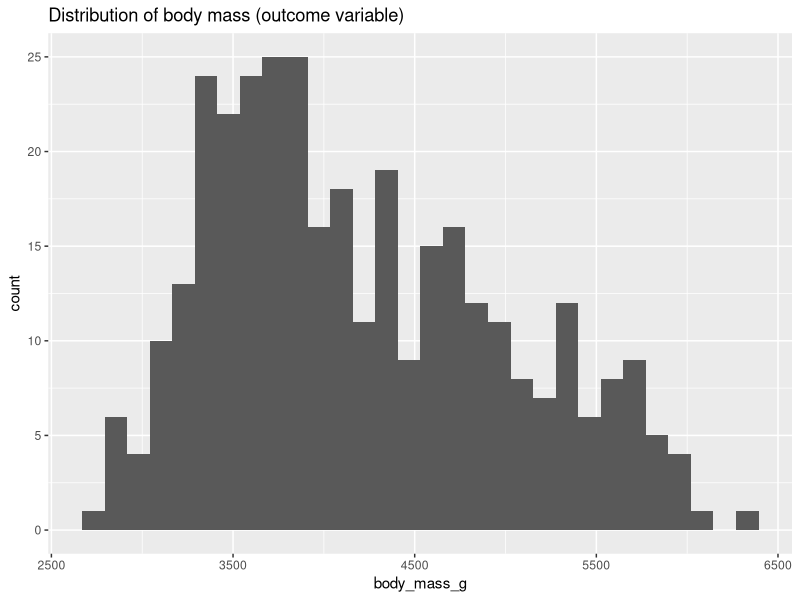
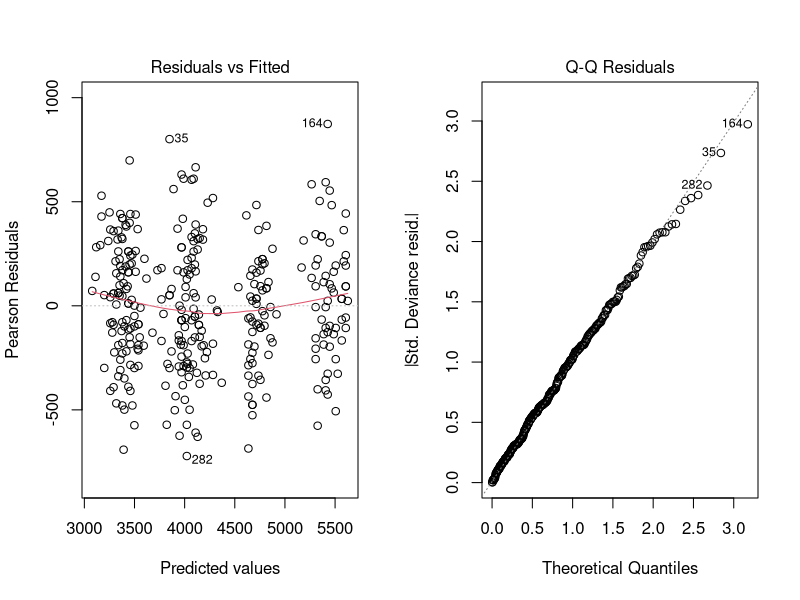

Generate these figures, in order, with R:
## ---- chunk 1
library(tidyverse)
library(palmerpenguins)
## ---- chunk 2
# We'll predict body_mass_g from flipper_length_mm
penguins %>%
  drop_na(body_mass_g) %>%
  ggplot(aes(x = body_mass_g)) +
    geom_histogram(bins = 30) +
    labs(title = "Distribution of body mass (outcome variable)")
## ---- chunk 3
penguins_clean <- penguins %>% drop_na(body_mass_g, flipper_length_mm, sex, species)

model_linear <- glm(body_mass_g ~ flipper_length_mm, data = penguins_clean)
summary(model_linear)
## ---- chunk 4
model_multi <- glm(body_mass_g ~ flipper_length_mm + species + sex, data = penguins_clean)
summary(model_multi)
## ---- chunk 5
par(mfrow = c(1, 2))
plot(model_multi, which = 1)   # Residuals vs. Fitted
plot(model_multi, which = 2)   # QQ plot
## ---- chunk 6
# Create a binary outcome: is the penguin above median mass?
median_mass <- median(penguins_clean$body_mass_g)
penguins_clean <- penguins_clean %>%
  mutate(heavy = as.integer(body_mass_g > median_mass))

table(penguins_clean$heavy)
## ---- chunk 7
model_logistic <- glm(heavy ~ flipper_length_mm + species,
                      family = binomial, data = penguins_clean)
summary(model_logistic)
## ---- chunk 8
# Convert log-odds to odds ratios
exp(coef(model_logistic))
## ---- chunk 9
# Install car if needed: install.packages("car")
library(car)

# Check VIF for the multivariable linear model
vif(model_multi)

# Question: Are any VIF values concerning? What does this tell you?
# Your answer here as a comment:
